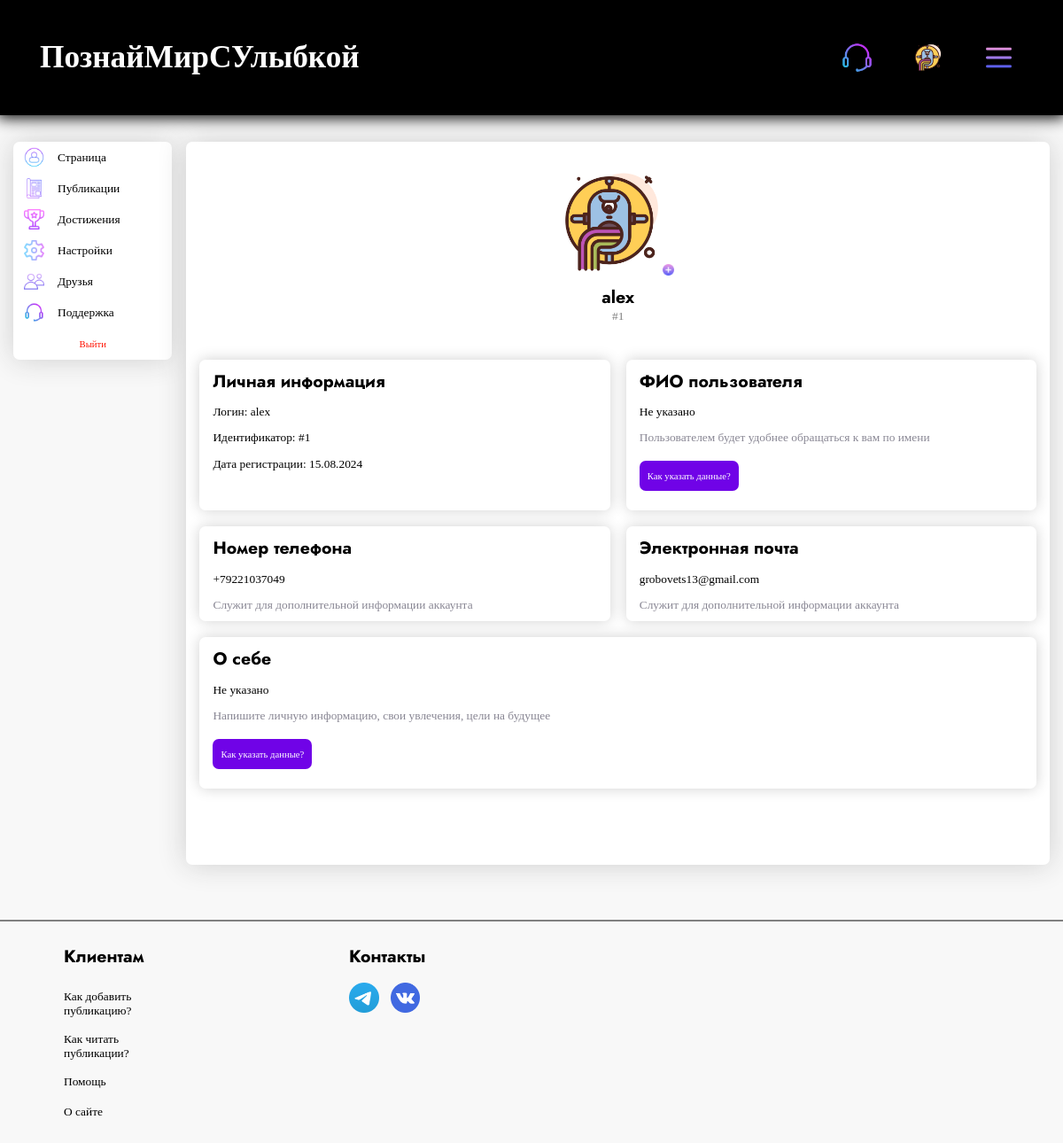
The page /profile/alex/page (signed in) on the database as committed earlier.
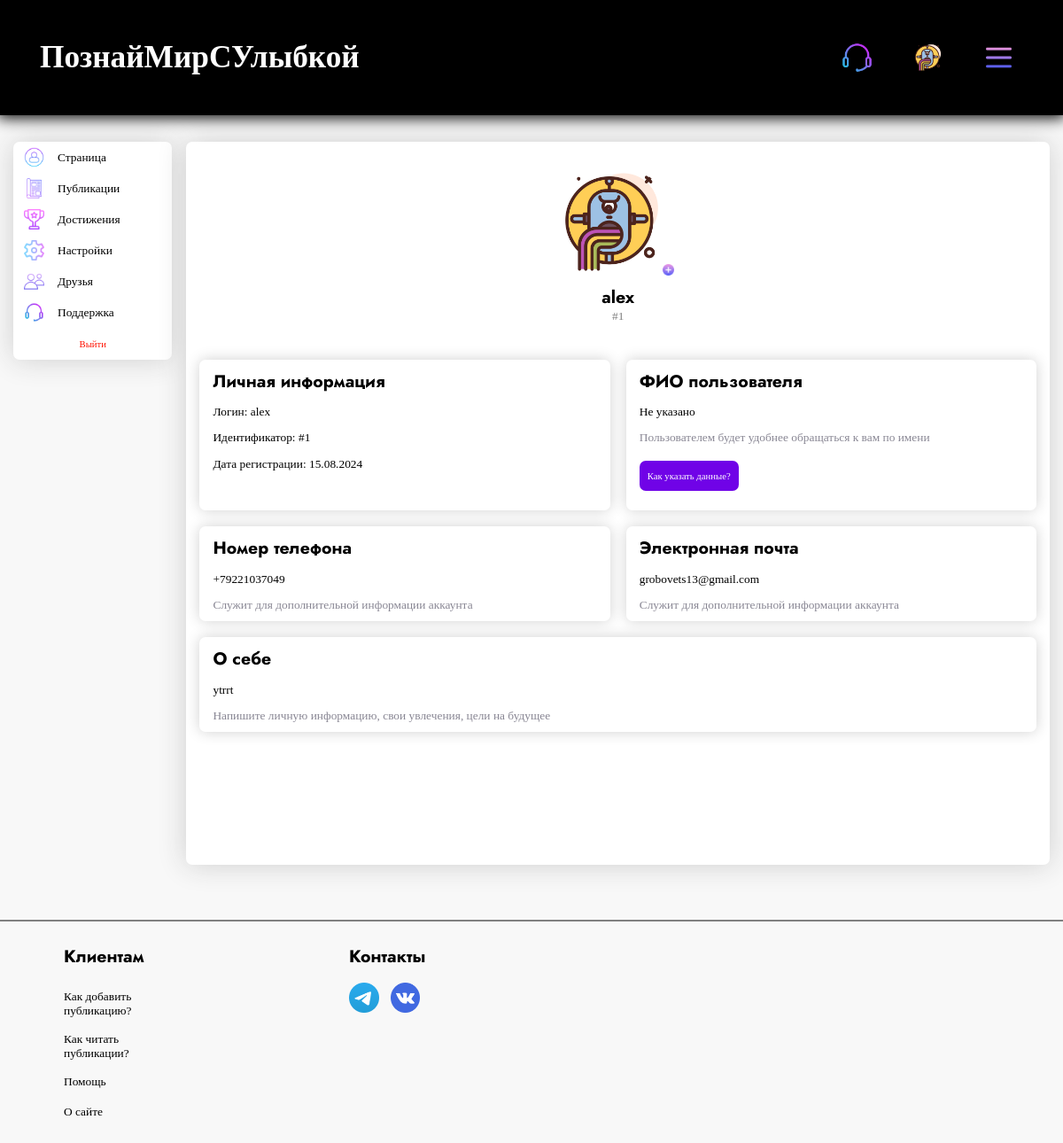
The same page on the database as committed later.
### tables this page shows
CREATE TABLE menu_logged (
            text VARCHAR(80) NOT NULL,
            url VARCHAR(80) NOT NULL,
            img_url VARCHAR(80) NOT NULL,
            class VARCHAR(80) NOT NULL
            );

CREATE TABLE menu_profile (
                text VARCHAR(80) NOT NULL,
                url VARCHAR(80) NOT NULL,
                img_url VARCHAR(80) NOT NULL,
                class VARCHAR(80) NOT NULL
                );

CREATE TABLE users (
                        id INTEGER PRIMARY KEY,
                        name VARCHAR(20) NOT NULL,
                        password VARCHAR(30) NOT NULL,
                        avatar VARCHAR(80) NOT NULL,
                        add_info VARCHAR(120) NOT NULL,
                        type_info VARCHAR(30) NOT NULL,
                        email VARCHAR(100),
                        number VARCHAR(13),
                        date DATETIME NOT NULL,
                        first_name VARCHAR(50),
                        surname VARCHAR(60),
                        last_name VARCHAR(60),
                        about_me TEXT,
                        coins TINYINT DEFAULT 0
                        );

### app.py (the view)
@app.route('/profile/<name>/page', methods=['GET', 'POST'])
@login_required
def profile_page(name):
    db.profile_menu()
    title = 'Профиль - ' + name
    return render_template('profile.html',
                           links_header=db.get_info_menu_right(current_user),
                           title=title,
                           menu=db.profile_menu(),
                           links_header_text=db.get_info_menu_left(),
                           form_exit=ExitForm(),
                           redirect=redirect,
                           url_for=url_for,
                           range=range,
                           form_avatar=AvatarForm(),
                           info=db.get_info_profile_page(current_user)[0],
                           none=None,
                           strptime=dt.datetime.strptime)

### forms.py
class ExitForm(FlaskForm):
    submit1 = SubmitField('Выйти')

class AvatarForm(FlaskForm):
    links = [f'{IMG}avatar{i}.png' for i in range(1, 5)]
    radio = RadioField('radio', choices=[(i, i) for i in links])
    file = FileField('Выбери файл')
    submit = SubmitField('Подтвердить')

### app.py (called while the page is built)
@login_manager.user_loader
def load_user(user_id):
    return UserLogin().add_info_user(user_id, db)

### database.py (called while the page is built)
    def get_info_menu_right(self, current_user):
        if current_user.is_authenticated:
            self.cursor.execute('SELECT * FROM menu_logged')
            res = self.cursor.fetchall()
            return res
        self.cursor.execute('SELECT * FROM menu')
        res = self.cursor.fetchall()
        return res

    def get_info_menu_left(self):
        self.cursor.execute('SELECT * FROM menu_text')
        res = self.cursor.fetchall()
        return res

    def profile_menu(self):
        self.cursor.execute('SELECT * FROM menu_profile')
        return self.cursor.fetchall()

    def get_info_profile_page(self, current_user):
        self.cursor.execute(f'''SELECT *
                                FROM users
                                WHERE name = "{current_user.get_name()}"''')
        info = self.cursor.fetchall()[0]
        return info, info['id']

    def get_info_user(self, user_id):
        self.cursor.execute(f"""SELECT *
                                FROM users
                                WHERE id = {user_id}""")
        return self.cursor.fetchone()

### user_login.py (called while the page is built)
    def add_info_user(self, user_id, db):
        self.__user = db.get_info_user(user_id)
        return self

    def get_name(self):
        return str(self.__user['name'])

    def get_avatar(self):
        return str(self.__user['avatar'])

### templates/profile.html (shortened to what this page needs)
{% extends 'index.html' %}
{% block content %}
  <div class = 'profile_main_div'>
    <div class = 'menu_profile_div'>
      <form class = 'menu_profile_form' method = 'post' action = '/logout'>
        {% for link in menu %}
          {% if link['class'] != 'exit_link' %}
          <a href = '{{link["url"]}}' class = '{{link["class"]}} link_profile border_bottom'>
            <img src = '{{link["img_url"]}}' class = 'img_profile_link'>
            <p class = 'text_link_profile'> {{link['text']}} </p>
          </a>
          {% else %}
            <div class = 'exit_link_btn'>
              {{form_exit.submit1(class =  'exit_link link_profile')}}
            </div>
          {% endif %}
        {% endfor %}
      </form>
      <div class = 'empty_div'>
      </div>
    </div>
    <div class = 'window_profile_div'>
        {% block window %}
        <div class = 'info_profile_div'>
          <a class = 'avatar_div' href = 'change_avatar'>
            <img src = '{{current_user.get_avatar()}}' class = 'avatar_profile_page'>
            <img src = '{{url_for("static", filename="images/plus.png")}}' class = 'plus_profile_page'>
          </a>
          <h3> {{current_user.get_name()}} </h3>
          <p class = 'text_id_profile'> #{{info['id']}}
        </div>
        <div class = 'content_window_profile_div'>
          <div class = 'login_profile_div'>
            <div>
              <h3> Личная информация </h3>
              <p class = 'text_in_div_profile info_text_profile'>
                Логин: {{info['name']}}
              </p>
              <p class = 'text_in_div_profile info_text_profile'>
                Идентификатор: #{{info['id']}}
              </p>
              <p class = 'text_in_div_profile info_text_profile'>
                Дата регистрации: {{strptime(info['date'], '%Y-%m-%d %H:%M:%S.%f').strftime('%d.%m.%Y')}}
              </p>
            </div>
          </div>
          <div class = 'fio_profile_div'>
            <div>
              <h3> ФИО пользователя </h3>
              {% if not info['first_name'] is none %}
              <p class = 'text_in_div_profile info_text_profile'>
                {{info['first_name']}} {{info['surname']}} {{info['last_name']}}
              </p>
              <p class = 'text_in_div_profile desc_text_profile'> Пользователем будет удобнее обращаться к вам по имени </p>
              {% else %}
              <p class = 'text_in_div_profile info_text_profile'> Не указано </p>
              <p class = 'text_in_div_profile desc_text_profile'> Пользователем будет удобнее обращаться к вам по имени </p>
            </div>
            <div>
              <button onclick = 'open_help_form()' class = 'btn_in_div_profile'>
                <span> Как указать данные? </span>
              </button>
            {% endif %}
            </div>
          </div>
          <div class = 'number_profile_div'>
            <div>
            <h3> Номер телефона </h3>
              {% if not info['number'] is none %}
              <p class = 'text_in_div_profile info_text_profile'>
                {{info['number']}}
              </p>
              <p class = 'text_in_div_profile desc_text_profile'> Служит для дополнительной информации аккаунта </p>
            {% endif %}
            </div>
          </div>
          <div class = 'email_profile_div'>
            <div>
              <h3> Электронная почта </h3>
              {% if not info['email'] is none %}
              <p class = 'text_in_div_profile info_text_profile'>
                {{info['email']}}
              </p>
              <p class = 'text_in_div_profile desc_text_profile'> Служит для дополнительной информации аккаунта </p>
            {% endif %}
            </div>
          </div>
          <div class = 'about_me_profile_div'>
            <div>
              <h3> О себе </h3>
              {% if not info['about_me'] is none %}
              <p class = 'text_in_div_profile info_text_profile'>
                {{info['about_me']}}
              </p>
              <p class = 'text_in_div_profile desc_text_profile'> Напишите личную информацию, свои увлечения, цели на будущее </p>
              {% else %}
              <p class = 'text_in_div_profile info_text_profile'> Не указано </p>
              <p class = 'text_in_div_profile desc_text_profile'> Напишите личную информацию, свои увлечения, цели на будущее </p>
            </div>
            <div>
              <button onclick = 'open_help_form()' class = 'btn_in_div_profile'>
                <span> Как указать данные? </span>
              </button>
              {% endif %}
            </div>
          </div>
        </div>
      {% endblock %}
    </div>
  </div>
{% endblock %}

### templates/index.html (shortened to what this page needs)
<!DOCTYPE html>
<html lang="en">
<head>
    <link rel = 'stylesheet' href = '{{url_for("static", filename="css/style.css")}}'>
</head>
{% block body %}
<body style = 'background: #f8f8f8'>
  <div class = 'dark_screen'>
{% endblock %}
    <div class = 'header'>
        {% if current_user.is_authenticated %}
        <a href = '/profile/{{current_user.get_name()}}'>
        {% else %}
        <a href = '/'>
        {% endif %}
          <h1> ПознайМирСУлыбкой </h1>
        </a>
        {% block links_header %}
            {% for link in links_header %}
            <a class = 'block_link_header {{link["class"]}}' href = '{{link["url"]}}'>
                <img src = '{{link["img_url"]}}' class = 'img_link_header'>
            </a>
            {% endfor %}
        {% endblock %}
        <div class = 'menu_links_header_div'>
          <button class = 'menu_links_header_btn' onclick = 'open_menu_links_header()'>
            <img src = '{{url_for("static", filename="images/menu_iconic.png")}}' class = 'menu_links_header_img'>
          </button>
        </div>
    </div>
    {% block content %}{% endblock %}
    {% block footer %}
    <footer>
      <div class = 'content_footer'>
        <div class = 'clients_div'>
          <h3 style = 'margin-left: 8px'> Клиентам </h3>
          <div class = 'links_clients_div'>
            <div class = 'footer_link_div'>
              <button class = 'footer_help_btn'>
                <p style = 'word-break: break-word; text-align: left'> Как добавить публикацию? </p>
              </button>
            </div>
            <div class = 'footer_link_div'>
              <button class = 'footer_help_btn'>
                <p style = 'word-break: break-word; text-align: left'> Как читать публикации? </p>
              </button>
            </div>
            <div class = 'footer_link_div'>
              <a href = '/support' class = 'footer_link'>
                <p style = 'word-break: break-word; text-align: left'> Помощь </p>
              </a>
            </div>
            <div class = 'footer_link_div'>
              <button class = 'footer_help_btn'>
                <p style = 'word-break: break-word; text-align: left'> О сайте </p>
              </button>
            </div>
          </div>
        </div>
        <div class = 'connect_div'>
          <h3> Контакты </h3>
          <div class = 'iconic_div_footer'>
            <a href = 'https://t.me/rayson0_0' class = 'iconic_footer_a'>
              <img src = '{{url_for("static", filename="images/iconic/telegram.png")}}' class = 'iconic_img_footer'>
            </a>
            <a href = 'https://vk.com/id818581144' class = 'iconic_footer_a' style = 'margin-left: 1em'>
              <img src = '{{url_for("static", filename="images/iconic/vk.png")}}' class = 'iconic_img_footer'>
            </a>
          </div>
        </div>
      </div>
    </footer>
    {% endblock %}
  </div>
</body>
</html>

Rows that differ between the two databases and show on the page:
changed users "alex": about_me (not shown) → "ytrrt"
Other text that changed with them:
text no longer shown: "Не указано Как указать данные?"
